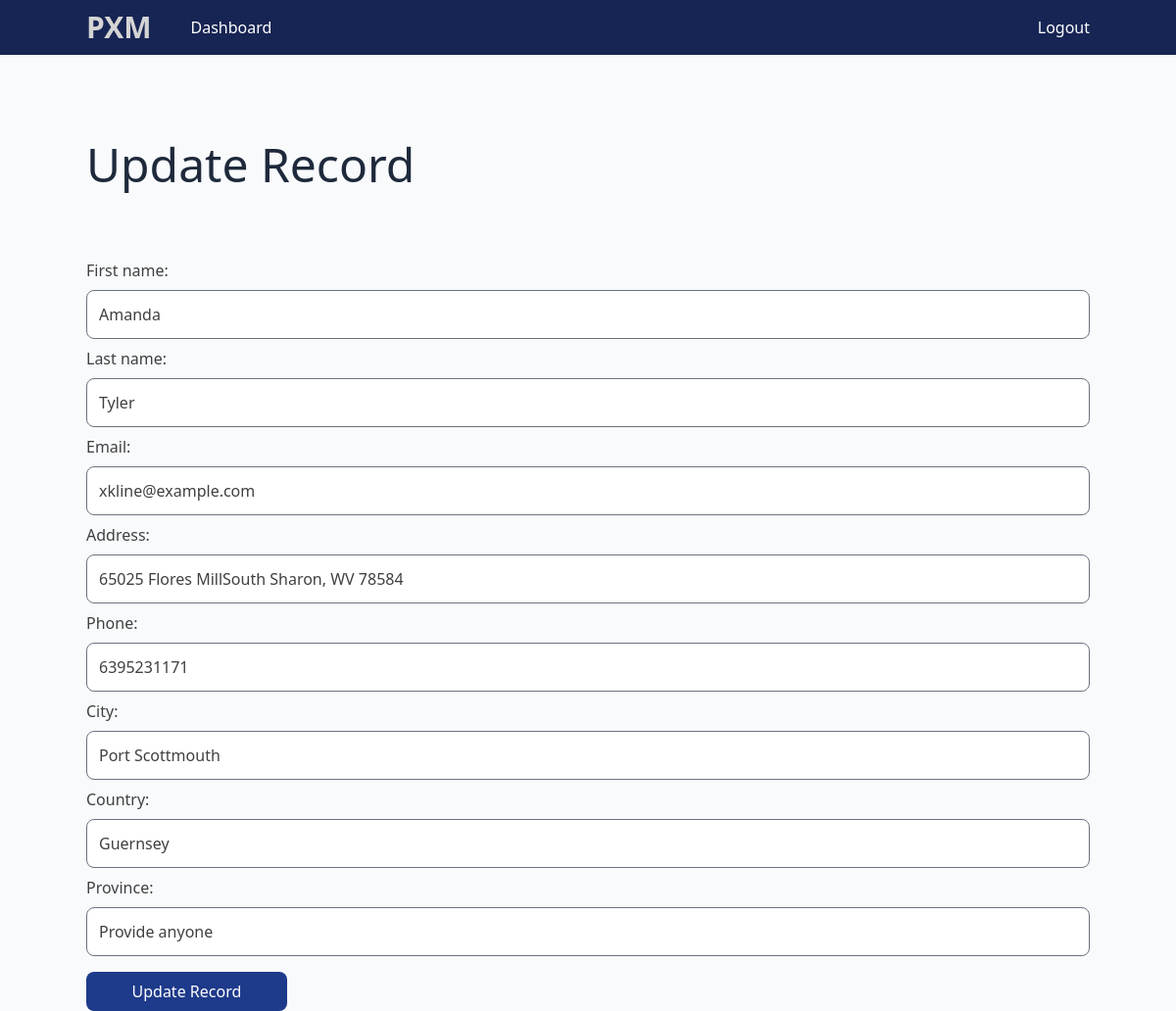
Page /update_record/5 (signed in) on the committed database.
### project/models.py (models this page shows, shortened)
class Record(models.Model):
    created_at = models.DateTimeField(auto_now_add=True)
    first_name = models.CharField(max_length=100)
    last_name = models.CharField(max_length=100)
    email = models.CharField(max_length=255)
    phone = models.CharField(max_length=20)
    address = models.CharField(max_length=300)
    city = models.CharField(max_length=255)
    province = models.CharField(max_length=200)
    country = models.CharField(max_length=125)

### project/views.py (the view)
# urls.py: path('update_record/<int:pk>', views.update_record, name='update'),
@login_required(login_url="signin")
def update_record(request, pk):
    record = Record.objects.get(id=pk)
    form = UpdateRecordForm(instance=record)
    if request.method == 'POST':
        form = UpdateRecordForm(request.POST, instance=record)
        if form.is_valid():
            form.save()
            return redirect('dashboard')
    context = {'form': form}
    return render(request, 'project/update_record.html', context)

### project/templates/project/update_record.html (shortened to what this page needs)
{% extends 'project/base.html' %}
{% block content%}
<div class="container mx-auto mt-12">
    <p class="py-4">
    <h1 class="text-5xl text-slate-800 font-montserrat">
        Update Record {{''}}
    </h1>
    </p>
    <div class="mt-16">
        <form method="POST" autocomplete="off">
            <div class="mb-2">
                <div class="">{{ form.as_p}}</div>
            </div>
            <button type="submit" class="btn primary w-1/5"> Update Record</button>
        </form>
    </div>
</div>
{% endblock %}

### static/css/main.css (style rules this page uses)
*,:after,:before { box-sizing:border-box;border:0 solid #e5e7eb }
:after,:before { --tw-content:"" }
html { line-height:1.5;-webkit-text-size-adjust:100%;-moz-tab-size:4;-o-tab-size:4;tab-size:4;font-family:ui-sans-serif,system-ui,-apple-system,BlinkMacSystemFont,Segoe UI,Roboto,Helvetica Neue,Arial,Noto Sans,sans-serif,Apple Color Emoji,Segoe UI Emoji,Segoe UI Symbol,Noto Color Emoji;font-feature-settings:normal;font-variation-settings:normal }
body { margin:0;line-height:inherit }
h1,h2,h3,h4,h5,h6 { font-size:inherit;font-weight:inherit }
button,input,optgroup,select,textarea { font-family:inherit;font-feature-settings:inherit;font-variation-settings:inherit;font-size:100%;font-weight:inherit;line-height:inherit;color:inherit;margin:0;padding:0 }
button,select { text-transform:none }
[type=button],[type=reset],[type=submit],button { -webkit-appearance:button;background-color:initial;background-image:none }
blockquote,dd,dl,figure,h1,h2,h3,h4,h5,h6,hr,p,pre { margin:0 }
input::placeholder,textarea::placeholder { opacity:1;color:#9ca3af }
[role=button],button { cursor:pointer }
[multiple],[type=date],[type=datetime-local],[type=email],[type=month],[type=number],[type=password],[type=search],[type=tel],[type=text],[type=time],[type=url],[type=week],input:where(:not([type])),select,textarea { -webkit-appearance:none;-moz-appearance:none;appearance:none;background-color:#fff;border-color:#6b7280;border-width:1px;border-radius:0;padding:.5rem .75rem;font-size:1rem;line-height:1.5rem;--tw-shadow:0 0 #0000 }
input::placeholder,textarea::placeholder { color:#6b7280;opacity:1 }
*,::backdrop,:after,:before { --tw-border-spacing-x:0;--tw-border-spacing-y:0;--tw-translate-x:0;--tw-translate-y:0;--tw-rotate:0;--tw-skew-x:0;--tw-skew-y:0;--tw-scale-x:1;--tw-scale-y:1;--tw-pan-x: ;--tw-pan-y: ;--tw-pinch-zoom: ;--tw-scroll-snap-strictness:proximity;--tw-gradient-from-position: ;--tw-gradient-via-position: ;--tw-gradient-to-position: ;--tw-ordinal: ;--tw-slashed-zero: ;--tw-numeric-figure: ;--tw-numeric-spacing: ;--tw-numeric-fraction: ;--tw-ring-inset: ;--tw-ring-offset-width:0px;--tw-ring-offset-color:#fff;--tw-ring-color:#3b82f680;--tw-ring-offset-shadow:0 0 #0000;--tw-ring-shadow:0 0 #0000;--tw-shadow:0 0 #0000;--tw-shadow-colored:0 0 #0000;--tw-blur: ;--tw-brightness: ;--tw-contrast: ;--tw-grayscale: ;--tw-hue-rotate: ;--tw-invert: ;--tw-saturate: ;--tw-sepia: ;--tw-drop-shadow: ;--tw-backdrop-blur: ;--tw-backdrop-brightness: ;--tw-backdrop-contrast: ;--tw-backdrop-grayscale: ;--tw-backdrop-hue-rotate: ;--tw-backdrop-invert: ;--tw-backdrop-opacity: ;--tw-backdrop-saturate: ;--tw-backdrop-sepia: }
.container { width:100% }
@media (min-width:640px) { .container { max-width:640px } }
@media (min-width:768px) { .container { max-width:768px } }
@media (min-width:1024px) { .container { max-width:1024px } }
.btn { border-radius:.5rem;padding:.5rem 1rem;--tw-text-opacity:1;color:rgb(255 255 255/var(--tw-text-opacity)) }
.primary { --tw-bg-opacity:1;background-color:rgb(30 58 138/var(--tw-bg-opacity));transition-property:all;transition-timing-function:cubic-bezier(.4,0,.2,1);transition-duration:.15s;transition-delay:75ms;transition-timing-function:cubic-bezier(0,0,.2,1) }
.form_control { margin-top:.5rem;margin-bottom:.5rem;width:100%;border-radius:.5rem;padding:.75rem }
.mx-auto { margin-left:auto;margin-right:auto }
.mb-2,.my-2 { margin-bottom:.5rem }
.mt-12 { margin-top:3rem }
.mt-16 { margin-top:4rem }
.w-1\/5 { width:20% }
.py-4 { padding-top:1rem;padding-bottom:1rem }
.text-5xl { font-size:3rem;line-height:1 }
.text-slate-800 { --tw-text-opacity:1;color:rgb(30 41 59/var(--tw-text-opacity)) }
h1 { padding-top:.5rem;padding-bottom:.5rem;font-size:3rem;line-height:1 }
body { --tw-bg-opacity:1;background-color:rgb(248 250 252/var(--tw-bg-opacity));--tw-text-opacity:1;color:rgb(64 64 64/var(--tw-text-opacity)) }

### rows in the picture
Record: first_name "Amanda", last_name "Tyler", email "xkline@example.com", address "65025 Flores MillSouth Sharon, WV 78584", phone "6395231171", city "Port Scottmouth", country "Guernsey", province "Provide anyone"
